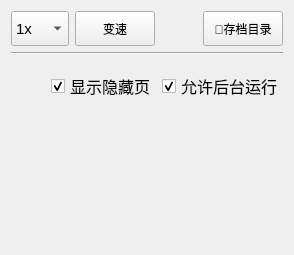
      <widget class="QWidget" name="tab_4">
       <attribute name="title">
        <string>杂项</string>
       </attribute>
       <layout class="QGridLayout" name="gridLayout_4">
        <item row="0" column="0">
         <layout class="QHBoxLayout" name="horizontalLayout_4">
          <item>
           <widget class="QComboBox" name="comboBox">
            <property name="sizePolicy">
             <sizepolicy hsizetype="Preferred" vsizetype="Fixed">
              <horstretch>0</horstretch>
              <verstretch>0</verstretch>
             </sizepolicy>
            </property>
            <property name="minimumSize">
             <size>
              <width>0</width>
              <height>35</height>
             </size>
            </property>
            <property name="maximumSize">
             <size>
              <width>16777215</width>
              <height>16777215</height>
             </size>
            </property>
            <property name="font">
             <font>
              <family>Arial</family>
              <pointsize>11</pointsize>
              <weight>50</weight>
              <italic>false</italic>
              <bold>false</bold>
             </font>
            </property>
            <property name="currentIndex">
             <number>3</number>
            </property>
            <item>
             <property name="text">
              <string>0.1x</string>
             </property>
            </item>
            <item>
             <property name="text">
              <string>0.2x</string>
             </property>
            </item>
            <item>
             <property name="text">
              <string>0.5x</string>
             </property>
            </item>
            <item>
             <property name="text">
              <string>1x</string>
             </property>
            </item>
            <item>
             <property name="text">
              <string>2x</string>
             </property>
            </item>
            <item>
             <property name="text">
              <string>5x</string>
             </property>
            </item>
            <item>
             <property name="text">
              <string>10x</string>
             </property>
            </item>
           </widget>
          </item>
          <item>
           <widget class="QPushButton" name="pushButton_11">
            <property name="minimumSize">
             <size>
              <width>0</width>
              <height>35</height>
             </size>
            </property>
            <property name="font">
             <font>
              <family>Arial</family>
              <pointsize>9</pointsize>
              <weight>50</weight>
              <bold>false</bold>
             </font>
            </property>
            <property name="text">
             <string>变速</string>
            </property>
           </widget>
          </item>
          <item>
           <spacer name="horizontalSpacer">
            <property name="orientation">
             <enum>Qt::Horizontal</enum>
            </property>
            <property name="sizeHint" stdset="0">
             <size>
              <width>40</width>
              <height>20</height>
             </size>
            </property>
           </spacer>
          </item>
          <item>
           <widget class="QPushButton" name="pushButton_9">
            <property name="minimumSize">
             <size>
              <width>0</width>
              <height>35</height>
             </size>
            </property>
            <property name="text">
             <string>💾存档目录</string>
            </property>
           </widget>
          </item>
         </layout>
        </item>
        <item row="3" column="0">
         <spacer name="verticalSpacer_2">
          <property name="orientation">
           <enum>Qt::Vertical</enum>
          </property>
          <property name="sizeHint" stdset="0">
           <size>
            <width>20</width>
            <height>143</height>
           </size>
          </property>
         </spacer>
        </item>
        <item row="2" column="0">
         <layout class="QHBoxLayout" name="horizontalLayout_5">
          <property name="topMargin">
           <number>10</number>
          </property>
          <item>
           <spacer name="horizontalSpacer_3">
            <property name="orientation">
             <enum>Qt::Horizontal</enum>
            </property>
            <property name="sizeHint" stdset="0">
             <size>
              <width>40</width>
              <height>20</height>
             </size>
            </property>
           </spacer>
          </item>
          <item>
           <widget class="QCheckBox" name="checkBox_11">
            <property name="font">
             <font>
              <family>Arial</family>
              <pointsize>12</pointsize>
              <weight>50</weight>
              <bold>false</bold>
             </font>
            </property>
            <property name="text">
             <string>显示隐藏页</string>
            </property>
            <property name="checked">
             <bool>true</bool>
            </property>
           </widget>
          </item>
          <item>
           <widget class="QCheckBox" name="checkBox_12">
            <property name="font">
             <font>
              <family>Arial</family>
              <pointsize>12</pointsize>
              <weight>50</weight>
              <bold>false</bold>
             </font>
            </property>
            <property name="text">
             <string>允许后台运行</string>
            </property>
            <property name="checked">
             <bool>true</bool>
            </property>
           </widget>
          </item>
         </layout>
        </item>
        <item row="1" column="0">
         <widget class="Line" name="line_4">
          <property name="orientation">
           <enum>Qt::Horizontal</enum>
          </property>
         </widget>
        </item>
       </layout>
      </widget>
